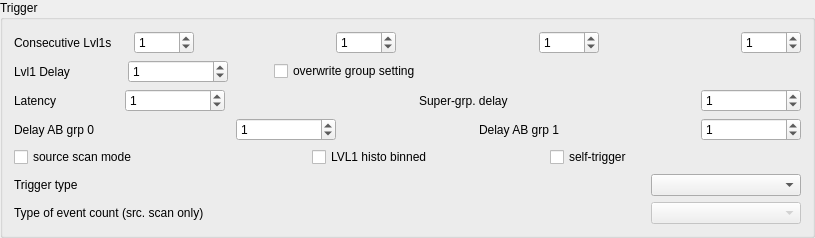
            <widget class="QGroupBox" name="TriggerBox">
             <property name="title">
              <string>Trigger</string>
             </property>
             <layout class="QVBoxLayout" name="verticalLayout_58">
              <item>
               <layout class="QVBoxLayout" name="verticalLayout_16">
                <item>
                 <layout class="QHBoxLayout">
                  <item>
                   <widget class="QLabel" name="textLabel1_2">
                    <property name="text">
                     <string>Consecutive Lvl1s</string>
                    </property>
                    <property name="wordWrap">
                     <bool>false</bool>
                    </property>
                   </widget>
                  </item>
                  <item>
                   <spacer name="spacer13_2">
                    <property name="orientation">
                     <enum>Qt::Horizontal</enum>
                    </property>
                    <property name="sizeType">
                     <enum>QSizePolicy::Fixed</enum>
                    </property>
                    <property name="sizeHint" stdset="0">
                     <size>
                      <width>16</width>
                      <height>20</height>
                     </size>
                    </property>
                   </spacer>
                  </item>
                  <item>
                   <widget class="QSpinBox" name="nAccepts_A0">
                    <property name="sizePolicy">
                     <sizepolicy hsizetype="Minimum" vsizetype="Fixed">
                      <horstretch>0</horstretch>
                      <verstretch>0</verstretch>
                     </sizepolicy>
                    </property>
                    <property name="minimumSize">
                     <size>
                      <width>60</width>
                      <height>0</height>
                     </size>
                    </property>
                    <property name="maximum">
                     <number>16</number>
                    </property>
                    <property name="value">
                     <number>1</number>
                    </property>
                   </widget>
                  </item>
                  <item>
                   <spacer name="spacer13_2_2">
                    <property name="orientation">
                     <enum>Qt::Horizontal</enum>
                    </property>
                    <property name="sizeType">
                     <enum>QSizePolicy::Expanding</enum>
                    </property>
                    <property name="sizeHint" stdset="0">
                     <size>
                      <width>16</width>
                      <height>20</height>
                     </size>
                    </property>
                   </spacer>
                  </item>
                  <item>
                   <widget class="QSpinBox" name="nAccepts_B0">
                    <property name="sizePolicy">
                     <sizepolicy hsizetype="Minimum" vsizetype="Fixed">
                      <horstretch>0</horstretch>
                      <verstretch>0</verstretch>
                     </sizepolicy>
                    </property>
                    <property name="minimumSize">
                     <size>
                      <width>60</width>
                      <height>0</height>
                     </size>
                    </property>
                    <property name="maximum">
                     <number>16</number>
                    </property>
                    <property name="value">
                     <number>1</number>
                    </property>
                   </widget>
                  </item>
                  <item>
                   <spacer name="spacer13_2_2_2">
                    <property name="orientation">
                     <enum>Qt::Horizontal</enum>
                    </property>
                    <property name="sizeType">
                     <enum>QSizePolicy::Expanding</enum>
                    </property>
                    <property name="sizeHint" stdset="0">
                     <size>
                      <width>16</width>
                      <height>20</height>
                     </size>
                    </property>
                   </spacer>
                  </item>
                  <item>
                   <widget class="QSpinBox" name="nAccepts_A1">
                    <property name="sizePolicy">
                     <sizepolicy hsizetype="Minimum" vsizetype="Fixed">
                      <horstretch>0</horstretch>
                      <verstretch>0</verstretch>
                     </sizepolicy>
                    </property>
                    <property name="minimumSize">
                     <size>
                      <width>60</width>
                      <height>0</height>
                     </size>
                    </property>
                    <property name="maximum">
                     <number>16</number>
                    </property>
                    <property name="value">
                     <number>1</number>
                    </property>
                   </widget>
                  </item>
                  <item>
                   <spacer name="spacer13_2_2_3">
                    <property name="orientation">
                     <enum>Qt::Horizontal</enum>
                    </property>
                    <property name="sizeType">
                     <enum>QSizePolicy::Expanding</enum>
                    </property>
                    <property name="sizeHint" stdset="0">
                     <size>
                      <width>16</width>
                      <height>20</height>
                     </size>
                    </property>
                   </spacer>
                  </item>
                  <item>
                   <widget class="QSpinBox" name="nAccepts_B1">
                    <property name="sizePolicy">
                     <sizepolicy hsizetype="Minimum" vsizetype="Fixed">
                      <horstretch>0</horstretch>
                      <verstretch>0</verstretch>
                     </sizepolicy>
                    </property>
                    <property name="minimumSize">
                     <size>
                      <width>60</width>
                      <height>0</height>
                     </size>
                    </property>
                    <property name="maximum">
                     <number>16</number>
                    </property>
                    <property name="value">
                     <number>1</number>
                    </property>
                   </widget>
                  </item>
                 </layout>
                </item>
                <item>
                 <layout class="QHBoxLayout">
                  <item>
                   <widget class="QLabel" name="textLabel1">
                    <property name="text">
                     <string>Lvl1 Delay</string>
                    </property>
                    <property name="wordWrap">
                     <bool>false</bool>
                    </property>
                   </widget>
                  </item>
                  <item>
                   <spacer name="spacer13">
                    <property name="orientation">
                     <enum>Qt::Horizontal</enum>
                    </property>
                    <property name="sizeType">
                     <enum>QSizePolicy::Fixed</enum>
                    </property>
                    <property name="sizeHint" stdset="0">
                     <size>
                      <width>52</width>
                      <height>20</height>
                     </size>
                    </property>
                   </spacer>
                  </item>
                  <item>
                   <widget class="QSpinBox" name="l1Delay">
                    <property name="sizePolicy">
                     <sizepolicy hsizetype="Minimum" vsizetype="Fixed">
                      <horstretch>0</horstretch>
                      <verstretch>0</verstretch>
                     </sizepolicy>
                    </property>
                    <property name="minimumSize">
                     <size>
                      <width>100</width>
                      <height>0</height>
                     </size>
                    </property>
                    <property name="maximum">
                     <number>255</number>
                    </property>
                    <property name="value">
                     <number>1</number>
                    </property>
                   </widget>
                  </item>
                  <item>
                   <spacer name="spacer13_4">
                    <property name="orientation">
                     <enum>Qt::Horizontal</enum>
                    </property>
                    <property name="sizeType">
                     <enum>QSizePolicy::Fixed</enum>
                    </property>
                    <property name="sizeHint" stdset="0">
                     <size>
                      <width>40</width>
                      <height>20</height>
                     </size>
                    </property>
                   </spacer>
                  </item>
                  <item>
                   <widget class="QCheckBox" name="overwL1delBox">
                    <property name="text">
                     <string>overwrite group setting</string>
                    </property>
                   </widget>
                  </item>
                  <item>
                   <spacer name="horizontalSpacer_30">
                    <property name="orientation">
                     <enum>Qt::Horizontal</enum>
                    </property>
                    <property name="sizeHint" stdset="0">
                     <size>
                      <width>40</width>
                      <height>20</height>
                     </size>
                    </property>
                   </spacer>
                  </item>
                 </layout>
                </item>
                <item>
                 <layout class="QHBoxLayout">
                  <item>
                   <widget class="QLabel" name="textLabel1_5">
                    <property name="text">
                     <string>Latency</string>
                    </property>
                    <property name="wordWrap">
                     <bool>false</bool>
                    </property>
                   </widget>
                  </item>
                  <item>
                   <spacer name="spacer13_3">
                    <property name="orientation">
                     <enum>Qt::Horizontal</enum>
                    </property>
                    <property name="sizeType">
                     <enum>QSizePolicy::Fixed</enum>
                    </property>
                    <property name="sizeHint" stdset="0">
                     <size>
                      <width>62</width>
                      <height>20</height>
                     </size>
                    </property>
                   </spacer>
                  </item>
                  <item>
                   <widget class="QSpinBox" name="trgLatency">
                    <property name="sizePolicy">
                     <sizepolicy hsizetype="Minimum" vsizetype="Fixed">
                      <horstretch>0</horstretch>
                      <verstretch>0</verstretch>
                     </sizepolicy>
                    </property>
                    <property name="minimumSize">
                     <size>
                      <width>100</width>
                      <height>0</height>
                     </size>
                    </property>
                    <property name="maximum">
                     <number>10000</number>
                    </property>
                    <property name="value">
                     <number>1</number>
                    </property>
                   </widget>
                  </item>
                  <item>
                   <spacer name="spacer13_3_4_2">
                    <property name="orientation">
                     <enum>Qt::Horizontal</enum>
                    </property>
                    <property name="sizeType">
                     <enum>QSizePolicy::Expanding</enum>
                    </property>
                    <property name="sizeHint" stdset="0">
                     <size>
                      <width>31</width>
                      <height>20</height>
                     </size>
                    </property>
                   </spacer>
                  </item>
                  <item>
                   <widget class="QLabel" name="sgrpLabel">
                    <property name="text">
                     <string>Super-grp. delay</string>
                    </property>
                    <property name="wordWrap">
                     <bool>false</bool>
                    </property>
                   </widget>
                  </item>
                  <item>
                   <spacer name="spacer13_3_4">
                    <property name="orientation">
                     <enum>Qt::Horizontal</enum>
                    </property>
                    <property name="sizeType">
                     <enum>QSizePolicy::Expanding</enum>
                    </property>
                    <property name="sizeHint" stdset="0">
                     <size>
                      <width>31</width>
                      <height>20</height>
                     </size>
                    </property>
                   </spacer>
                  </item>
                  <item>
                   <widget class="QSpinBox" name="superGrpDelay">
                    <property name="sizePolicy">
                     <sizepolicy hsizetype="Minimum" vsizetype="Fixed">
                      <horstretch>0</horstretch>
                      <verstretch>0</verstretch>
                     </sizepolicy>
                    </property>
                    <property name="minimumSize">
                     <size>
                      <width>100</width>
                      <height>0</height>
                     </size>
                    </property>
                    <property name="minimum">
                     <number>-1</number>
                    </property>
                    <property name="maximum">
                     <number>10000</number>
                    </property>
                    <property name="value">
                     <number>1</number>
                    </property>
                   </widget>
                  </item>
                 </layout>
                </item>
                <item>
                 <layout class="QHBoxLayout">
                  <item>
                   <widget class="QLabel" name="delg0Label">
                    <property name="text">
                     <string>Delay AB grp 0</string>
                    </property>
                    <property name="wordWrap">
                     <bool>false</bool>
                    </property>
                   </widget>
                  </item>
                  <item>
                   <spacer name="spacer13_3_2">
                    <property name="orientation">
                     <enum>Qt::Horizontal</enum>
                    </property>
                    <property name="sizeType">
                     <enum>QSizePolicy::Expanding</enum>
                    </property>
                    <property name="sizeHint" stdset="0">
                     <size>
                      <width>27</width>
                      <height>20</height>
                     </size>
                    </property>
                   </spacer>
                  </item>
                  <item>
                   <widget class="QSpinBox" name="delayAB0">
                    <property name="sizePolicy">
                     <sizepolicy hsizetype="Minimum" vsizetype="Fixed">
                      <horstretch>0</horstretch>
                      <verstretch>0</verstretch>
                     </sizepolicy>
                    </property>
                    <property name="minimumSize">
                     <size>
                      <width>100</width>
                      <height>0</height>
                     </size>
                    </property>
                    <property name="minimum">
                     <number>-1</number>
                    </property>
                    <property name="maximum">
                     <number>10000</number>
                    </property>
                    <property name="value">
                     <number>1</number>
                    </property>
                   </widget>
                  </item>
                  <item>
                   <spacer name="spacer71">
                    <property name="orientation">
                     <enum>Qt::Horizontal</enum>
                    </property>
                    <property name="sizeType">
                     <enum>QSizePolicy::Expanding</enum>
                    </property>
                    <property name="sizeHint" stdset="0">
                     <size>
                      <width>41</width>
                      <height>21</height>
                     </size>
                    </property>
                   </spacer>
                  </item>
                  <item>
                   <widget class="QLabel" name="delg1Label">
                    <property name="text">
                     <string>Delay AB grp 1</string>
                    </property>
                    <property name="wordWrap">
                     <bool>false</bool>
                    </property>
                   </widget>
                  </item>
                  <item>
                   <spacer name="spacer13_3_2_2">
                    <property name="orientation">
                     <enum>Qt::Horizontal</enum>
                    </property>
                    <property name="sizeType">
                     <enum>QSizePolicy::Expanding</enum>
                    </property>
                    <property name="sizeHint" stdset="0">
                     <size>
                      <width>27</width>
                      <height>20</height>
                     </size>
                    </property>
                   </spacer>
                  </item>
                  <item>
                   <widget class="QSpinBox" name="delayAB1">
                    <property name="sizePolicy">
                     <sizepolicy hsizetype="Minimum" vsizetype="Fixed">
                      <horstretch>0</horstretch>
                      <verstretch>0</verstretch>
                     </sizepolicy>
                    </property>
                    <property name="minimumSize">
                     <size>
                      <width>100</width>
                      <height>0</height>
                     </size>
                    </property>
                    <property name="minimum">
                     <number>-1</number>
                    </property>
                    <property name="maximum">
                     <number>10000</number>
                    </property>
                    <property name="value">
                     <number>1</number>
                    </property>
                   </widget>
                  </item>
                 </layout>
                </item>
                <item>
                 <layout class="QHBoxLayout" name="horizontalLayout_7">
                  <item>
                   <widget class="QCheckBox" name="sourceScan">
                    <property name="enabled">
                     <bool>true</bool>
                    </property>
                    <property name="text">
                     <string>source scan mode</string>
                    </property>
                   </widget>
                  </item>
                  <item>
                   <spacer name="spacer68_2">
                    <property name="orientation">
                     <enum>Qt::Horizontal</enum>
                    </property>
                    <property name="sizeType">
                     <enum>QSizePolicy::Expanding</enum>
                    </property>
                    <property name="sizeHint" stdset="0">
                     <size>
                      <width>169</width>
                      <height>21</height>
                     </size>
                    </property>
                   </spacer>
                  </item>
                  <item>
                   <widget class="QCheckBox" name="lvl1Binned">
                    <property name="enabled">
                     <bool>true</bool>
                    </property>
                    <property name="text">
                     <string>LVL1 histo binned</string>
                    </property>
                   </widget>
                  </item>
                  <item>
                   <spacer name="spacer76">
                    <property name="orientation">
                     <enum>Qt::Horizontal</enum>
                    </property>
                    <property name="sizeType">
                     <enum>QSizePolicy::Expanding</enum>
                    </property>
                    <property name="sizeHint" stdset="0">
                     <size>
                      <width>111</width>
                      <height>20</height>
                     </size>
                    </property>
                   </spacer>
                  </item>
                  <item>
                   <widget class="QCheckBox" name="selfTrigger">
                    <property name="enabled">
                     <bool>true</bool>
                    </property>
                    <property name="text">
                     <string>self-trigger</string>
                    </property>
                   </widget>
                  </item>
                  <item>
                   <spacer name="spacer68">
                    <property name="orientation">
                     <enum>Qt::Horizontal</enum>
                    </property>
                    <property name="sizeType">
                     <enum>QSizePolicy::Expanding</enum>
                    </property>
                    <property name="sizeHint" stdset="0">
                     <size>
                      <width>169</width>
                      <height>21</height>
                     </size>
                    </property>
                   </spacer>
                  </item>
                 </layout>
                </item>
                <item>
                 <layout class="QHBoxLayout" name="horizontalLayout_15">
                  <item>
                   <widget class="QLabel" name="trgtypeLabel">
                    <property name="enabled">
                     <bool>true</bool>
                    </property>
                    <property name="text">
                     <string>Trigger type</string>
                    </property>
                   </widget>
                  </item>
                  <item>
                   <spacer name="horizontalSpacer_12">
                    <property name="orientation">
                     <enum>Qt::Horizontal</enum>
                    </property>
                    <property name="sizeHint" stdset="0">
                     <size>
                      <width>40</width>
                      <height>20</height>
                     </size>
                    </property>
                   </spacer>
                  </item>
                  <item>
                   <widget class="QComboBox" name="trgTypeBox">
                    <property name="enabled">
                     <bool>true</bool>
                    </property>
                    <property name="minimumSize">
                     <size>
                      <width>150</width>
                      <height>0</height>
                     </size>
                    </property>
                   </widget>
                  </item>
                 </layout>
                </item>
                <item>
                 <layout class="QHBoxLayout" name="horizontalLayout_22">
                  <item>
                   <widget class="QLabel" name="label_24">
                    <property name="text">
                     <string>Type of event count (src. scan only)</string>
                    </property>
                   </widget>
                  </item>
                  <item>
                   <spacer name="horizontalSpacer_19">
                    <property name="orientation">
                     <enum>Qt::Horizontal</enum>
                    </property>
                    <property name="sizeHint" stdset="0">
                     <size>
                      <width>40</width>
                      <height>20</height>
                     </size>
                    </property>
                   </spacer>
                  </item>
                  <item>
                   <widget class="QComboBox" name="srcEventCount">
                    <property name="enabled">
                     <bool>false</bool>
                    </property>
                    <property name="minimumSize">
                     <size>
                      <width>150</width>
                      <height>0</height>
                     </size>
                    </property>
                   </widget>
                  </item>
                 </layout>
                </item>
               </layout>
              </item>
             </layout>
            </widget>
